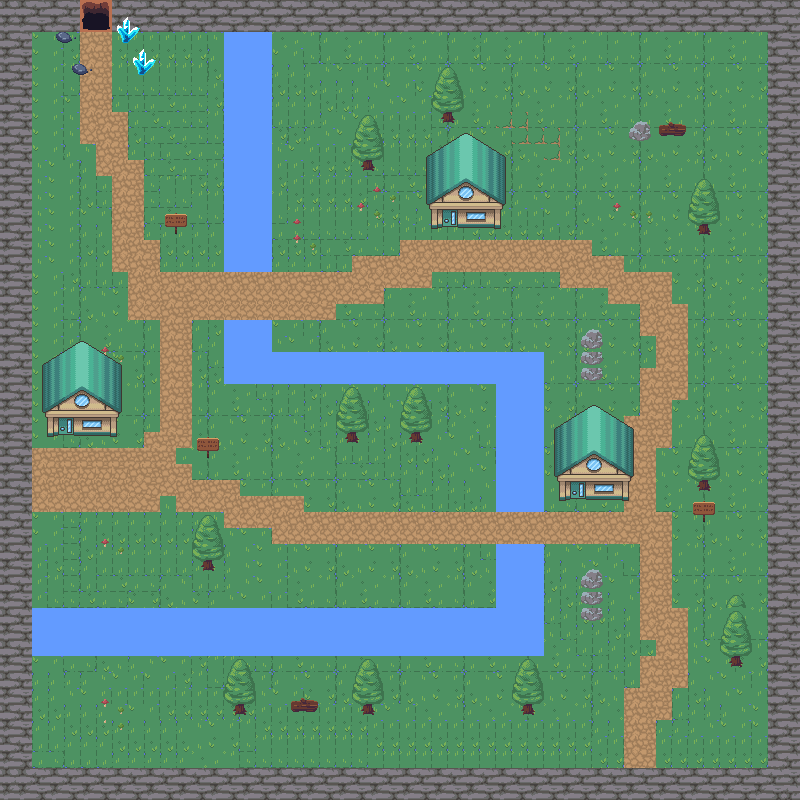

A level layout from a 2D game, rendered from its tile map. Below: a short description, then the map file with tile-grid data replaced by summaries:
An orthogonal 50x50 tile map with 16x16 px tiles, 8 tile layers (background, walls, water, path, ...), 3 tilesets and 37 objects (24x collision, player_spawn, enter_house, enter_house_exit, exit_house2, ...).

<map version="1.10" tiledversion="1.10.2" orientation="orthogonal" renderorder="right-down" width="50" height="50" tilewidth="16" tileheight="16" infinite="0" nextlayerid="11" nextobjectid="44">
 <tileset firstgid="1" source="nature.tsx" />
 <tileset firstgid="721" source="house.tsx" />
 <tileset firstgid="1496" source="dungeon.tsx" />
 <layer id="1" name="background" width="50" height="50">
  <data>[2500 cells, 2500 non-empty, 16 distinct tile ids]</data>
 </layer>
 <layer id="2" name="walls" width="50" height="50">
  <data>[2500 cells, 384 non-empty, 4 distinct tile ids]</data>
 </layer>
 <layer id="3" name="water" width="50" height="50">
  <data>[2500 cells, 238 non-empty, 4 distinct tile ids]</data>
 </layer>
 <layer id="4" name="path" width="50" height="50">
  <data>[2500 cells, 313 non-empty, 5 distinct tile ids]</data>
 </layer>
 <layer id="6" name="décorations" width="50" height="50">
  <data>[2500 cells, 157 non-empty, 24 distinct tile ids]</data>
 </layer>
 <layer id="7" name="house" width="50" height="50">
  <data>[2500 cells, 124 non-empty, 54 distinct tile ids]</data>
 </layer>
 <layer id="8" name="dungeon" width="50" height="50">
  <data>[2500 cells, 0 non-empty, 0 distinct tile ids]</data>
 </layer>
 <layer id="10" name="top" width="50" height="50">
  <data>[2500 cells, 30 non-empty, 30 distinct tile ids]</data>
 </layer>
 <objectgroup id="5" name="objects">
  <object id="1" name="player_spawn" x="252.042" y="509.75">
   <point />
  </object>
  <object id="4" type="collision" x="0.666667" y="0.666667" width="802.364" height="29.6364" />
  <object id="7" type="collision" x="-5.33333" y="765.333" width="810.667" height="34.6667" />
  <object id="8" type="collision" x="-2" y="30" width="34" height="744" />
  <object id="9" type="collision" x="768" y="-2" width="32" height="810" />
  <object id="10" type="collision" x="222" y="28" width="48" height="240" />
  <object id="11" type="collision" x="224" y="324" width="48" height="54" />
  <object id="12" type="collision" x="264" y="352" width="274" height="34" />
  <object id="13" type="collision" x="496" y="368" width="44" height="144" />
  <object id="14" type="collision" x="500" y="548" width="42" height="106" />
  <object id="15" type="collision" x="30" y="604" width="470" height="50" />
  <object id="16" type="collision" x="357.333" y="154.667" width="20" height="18.6667" />
  <object id="17" type="collision" x="433.333" y="112" width="26.6667" height="16" />
  <object id="18" type="collision" x="688" y="224" width="32" height="22.6667" />
  <object id="19" type="collision" x="692" y="473.333" width="22.6667" height="30.6667" />
  <object id="20" type="collision" x="724" y="650.667" width="17.3333" height="18.6667" />
  <object id="21" type="collision" x="404.25" y="427.083" width="24" height="18.6667" />
  <object id="22" type="collision" x="339.417" y="428.333" width="24" height="17.5" />
  <object id="23" type="collision" x="201.833" y="558.667" width="11.6667" height="13" />
  <object id="24" type="collision" x="233.167" y="703.333" width="15.1667" height="14" />
  <object id="25" type="collision" x="352" y="704" width="26.6667" height="16" />
  <object id="26" type="collision" x="513.333" y="700" width="33.3333" height="21.3333" />
  <object id="27" type="collision" x="430.667" y="189.333" width="70.6667" height="37.3333" />
  <object id="28" type="collision" x="45.3333" y="400" width="70.6667" height="34.6667" />
  <object id="29" type="collision" x="557.333" y="461.333" width="65.3333" height="36" />
  <object id="30" name="enter_house" x="442" y="209" width="15.75" height="44.8333" />
  <object id="31" name="enter_house_exit" x="429.75" y="240.75">
   <point />
  </object>
  <object id="32" name="exit_house2" x="66.75" y="455">
   <point />
  </object>
  <object id="33" name="enter_house2" x="58.75" y="428.75" width="15.25" height="11.625" />
  <object id="34" name="enter_dungeon" x="78.6667" y="10" width="32.6667" height="26.6667" />
  <object id="35" name="dungeon_exit_spawn" x="101.667" y="140.583">
   <point />
  </object>
 </objectgroup>
 <objectgroup id="9" name="NPCPaths">
  <object id="36" name="paul_path1" x="400.94" y="550.159" width="15.8182" height="9.0682" />
  <object id="37" name="paul_path2" x="287.485" y="550" width="16" height="9.75" />
  <object id="38" name="paul_path3" x="287.529" y="469.773" width="16" height="9.5682" />
  <object id="39" name="paul_path4" x="399.811" y="469.857" width="15.6364" height="9.8864" />
  <object id="40" name="robin_path1" x="320.25" y="576" width="15.75" height="15.75" />
  <object id="41" name="robin_path2" x="447.75" y="576" width="15.75" height="15.5" />
 </objectgroup>
</map>
